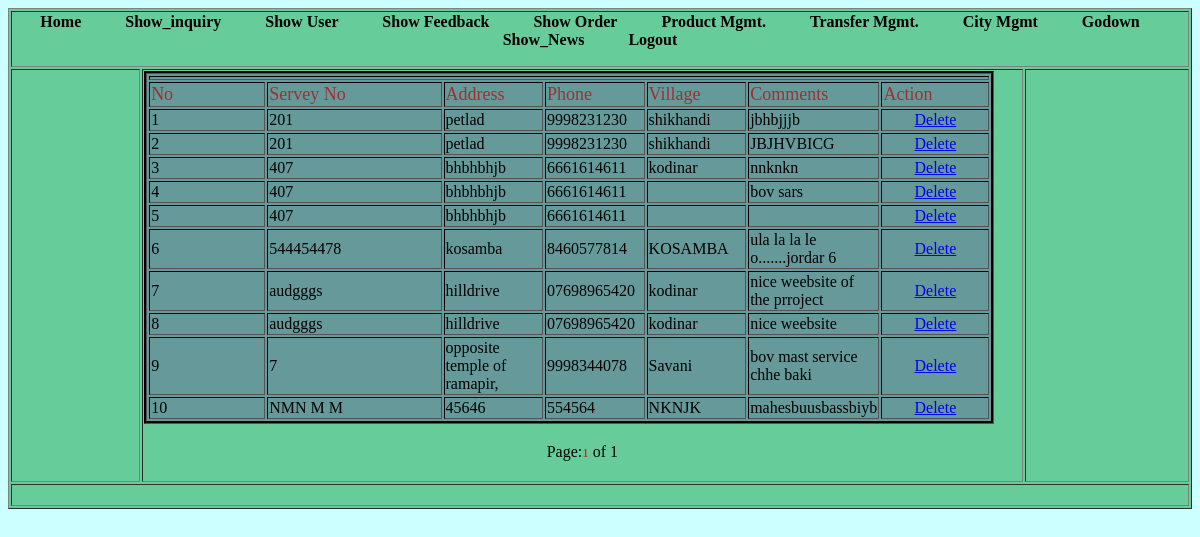
The app's page /Admin/show_feedback.php (signed in) with its own data.
### tables this page shows
CREATE TABLE IF NOT EXISTS `feedback` (
  `id` int(11) NOT NULL AUTO_INCREMENT,
  `f_id` varchar(20) NOT NULL,
  `serv_no` varchar(35) NOT NULL,
  `address` varchar(255) NOT NULL,
  `phone` varchar(13) NOT NULL,
  `village` varchar(15) NOT NULL,
  `comment` varchar(255) NOT NULL,
  PRIMARY KEY (`id`)
);

### Admin/show_feedback.php (the view, shortened to what this page needs)
<!DOCTYPE html PUBLIC "-//W3C//DTD XHTML 1.0 Transitional//EN" "http://www.w3.org/TR/xhtml1/DTD/xhtml1-transitional.dtd">
<html xmlns="http://www.w3.org/1999/xhtml">
<head>
<link rel="stylesheet" type="text/css" href="styles.css" />
</head>
<?php
$page_name="show_feedback.php";
if(!isset($_REQUEST["start"]))
{
	$start = 0;
}
else
{
	$start = $_REQUEST["start"];
}
		$eu = ($start - 0);
		$limit = 10;
?>
<body class="body">
<table width="100%" border="1" class="background">
  <tr>
    <td colspan="3"><?php include("header.php");?></td>
  </tr>
  <tr>
    <td width="11%">&nbsp;</td>
    <td width="75%"><table width="97%" border="1" class="table">
      <tr>
        <td colspan="7"><?php
	  ?></td>
      </tr>
      <tr>
        <td width="14%" class="font">No</td>
        <td width="21%" class="font">Servey No </td>
        <td width="12%" class="font">Address</td>
        <td width="12%" class="font">Phone</td>
        <td width="12%" class="font">Village</td>
        <td width="12%" class="font">Comments</td>
        <td width="13%" class="font">Action</td>
      </tr>
		      <?php
	$i=1;
	$sql2 = "select * from feedback";
	$fetch = mysql_query($sql2) or die("query failed");
	$nume = mysql_num_rows($fetch);
	$sql_group=mysql_query("select * from feedback order by id desc limit $eu,$limit ");
	if(mysql_num_rows($sql_group)>0)
	{
	while($data=mysql_fetch_array($sql_group))
	{
	?>
      <tr>
        <td><?php echo $i;?></td>
        <td><?php echo $data['serv_no'];?></td>
        <td><?php echo $data['address'];?></td>
        <td><?php echo $data['phone'];?></td>
        <td><?php echo $data['village'];?></td>
        <td><?php echo $data['comment'];?></td>
        <td><div align="center"><a href="del_feedback.php?did=<?php echo $data['id'];?>">Delete</a></div></td>
      </tr>
      <?php
	  $i++;
	  }
	  ?>
    </table>
    <p>
      <?php
echo "<table align = 'center' width='50%'><tr><td  align='left' width='30%'>";
	echo "</td><td align=center width='40%'>Page:";
	$l=1;
	$total=0;
	for($i=0;$i < $nume;$i=$i+$limit)
	{
		if($i <> $eu)
		{
			echo " <a href='$page_name?start=$i'><font face='Verdana' size='2'>$l</font></a> ";
		}
		else
		{
			echo "<font face='Verdana' size='2' color=red>$l</font>";
		}
		$l=$l+1;
		$total = $total+1;
	}
echo " of $total</td><td  align='right' width='40%'>";
	echo "</td></tr></table>";
}
?>
	</p></td>
    <td width="18%">&nbsp;</td>
  </tr>
  <tr>
    <td colspan="3">&nbsp;</td>
  </tr>
</table>
</body>
</html>

### Admin/styles.css (style rules this page uses)
.body { background:#CCFFFF; }
.background { background-color:#66CC99; }
.table { background-color: #669999; border:#000000 groove; }
.font { font:Georgia, "Times New Roman", Times, serif; font-size:18px; color: #993333; }

### records on screen
feedback: serv_no "201", address "petlad", phone "9998231230", village "shikhandi", comment "jbhbjjjb"
feedback: serv_no "201", address "petlad", phone "9998231230", village "shikhandi", comment "JBJHVBICG"
feedback: serv_no "407", address "bhbhbhjb", phone "6661614611", village "kodinar", comment "nnknkn"
feedback: serv_no "407", address "bhbhbhjb", phone "6661614611", comment "bov sars"
feedback: serv_no "407", address "bhbhbhjb", phone "6661614611"
feedback: serv_no "544454478", address "kosamba", phone "8460577814", village "KOSAMBA", comment "ula la la le o.......jordar 6"
feedback: serv_no "audgggs", address "hilldrive", phone "07698965420", village "kodinar", comment "nice weebsite of the prroject"
feedback: serv_no "audgggs", address "hilldrive", phone "07698965420", village "kodinar", comment "nice weebsite"
feedback: serv_no "7", address "opposite temple of ramapir,", phone "9998344078", village "Savani", comment "bov mast service chhe baki"
feedback: serv_no "NMN M M", address "45646", phone "554564", village "NKNJK", comment "mahesbuusbassbiyb"

### other values on screen
$total "1"
